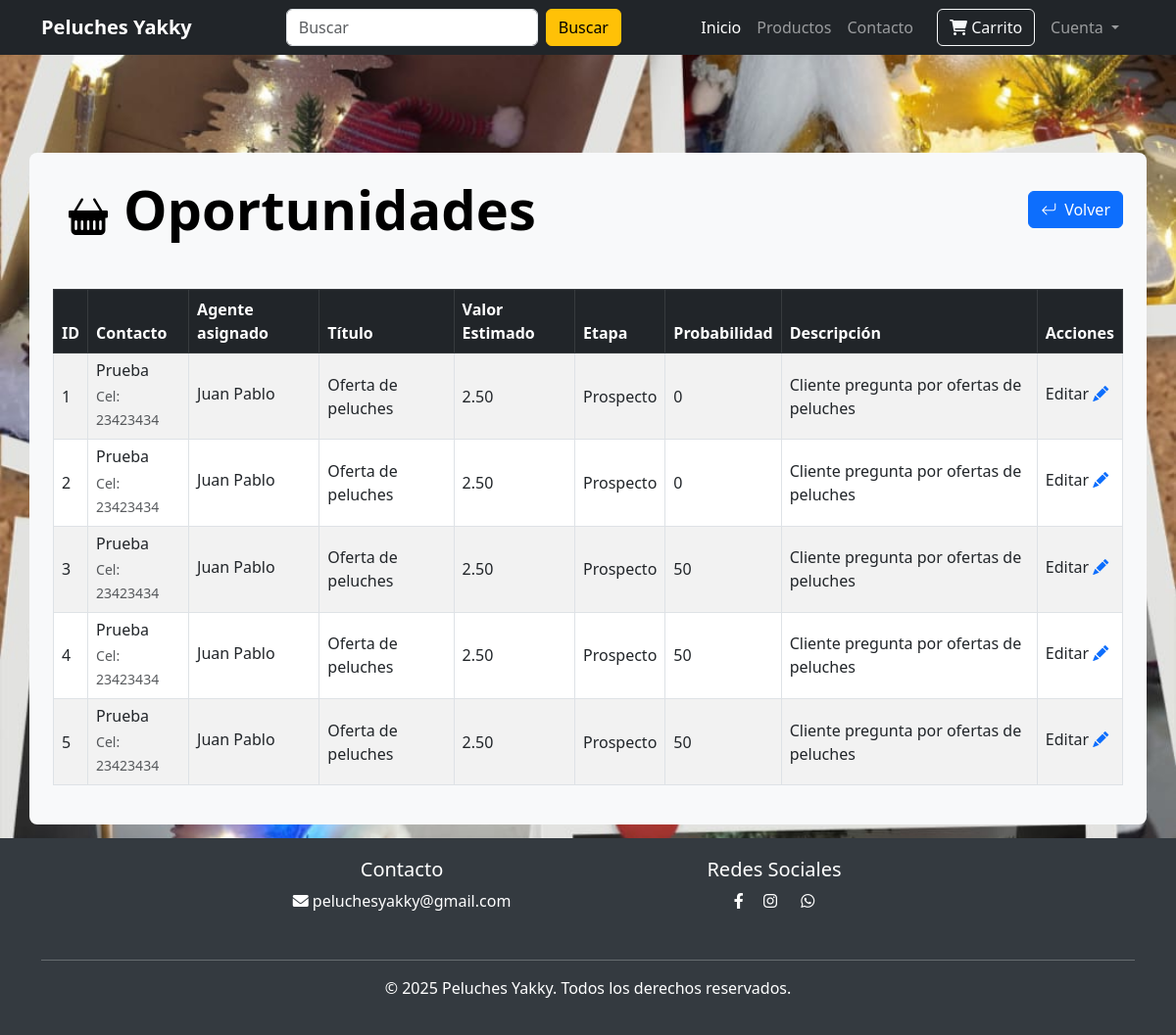
Screenshot of /empleado/tabla-oportunidades (signed in) with the database file from the repository.
### website/mvc_models/oportunidad_model.py (models this page shows, shortened)
class Oportunidad(db.Model):
    __tablename__ = "oportunidades"
    id_oportunidad = db.Column(db.Integer, primary_key=True)
    id_contacto = db.Column(
        db.Integer, db.ForeignKey("contactos.id_contacto"), nullable=False
    )
    id_cliente = db.Column(db.Integer, db.ForeignKey("customer.id"), nullable=True)
    id_agente = db.Column(db.Integer, db.ForeignKey("customer.id"), nullable=False)
    titulo = db.Column(db.String(150), nullable=False)
    valor_estimado = db.Column(db.DECIMAL(10, 2))
    etapa = db.Column(db.String(50), default="nueva")
    probabilidad = db.Column(db.Integer, default=0)
    descripcion = db.Column(db.Text)
    fecha_creacion = db.Column(db.DateTime, default=datetime.utcnow)
    fecha_cierre = db.Column(db.DateTime, nullable=True)

### website/mvc_models/contacto_model.py (models this page shows, shortened)
class Contacto(db.Model):
    __tablename__ = "contactos"
    id_contacto = db.Column(db.Integer, primary_key=True)
    id_agente = db.Column(db.Integer, db.ForeignKey("customer.id"), nullable=False)
    nombre = db.Column(db.String(100), nullable=False)
    email = db.Column(db.String(150), unique=True, nullable=False)
    telefono = db.Column(db.String(20), nullable=False)
    empresa = db.Column(db.String(100), nullable=True)
    canal = db.Column(db.String(50))
    estado = db.Column(db.String(50), default="Nuevo")
    fecha_registro = db.Column(db.DateTime, default=datetime.utcnow)
    fecha_actulizar = db.Column(
        db.DateTime, default=datetime.utcnow, onupdate=datetime.utcnow
    )
    agente = db.relationship("Customer", backref=db.backref("contactos", lazy=True))
    oportunidades = db.relationship("Oportunidad", backref="contacto", lazy=True)
    actividades = db.relationship("Actividad", backref="contacto", lazy=True)
    interacciones = db.relationship("Interaccion", backref="contacto", lazy=True)

### website/models.py (models this page shows, shortened)
class Customer(db.Model, UserMixin):
    id = db.Column(db.Integer, primary_key=True)
    rol_id = db.Column(
        db.Integer, db.ForeignKey("rol.id_rol"), nullable=True, default=3
    )
    email = db.Column(db.String(100), unique=True)
    username = db.Column(db.String(100))
    password_hash = db.Column(db.String(150))
    date_joined = db.Column(db.DateTime(), default=datetime.utcnow)
    cart_items = db.relationship(
        "Cart", backref=db.backref("customer", lazy=True), cascade="all, delete-orphan"
    )
    orders = db.relationship(
        "Order", backref=db.backref("customer", lazy=True), cascade="all, delete-orphan"
    )
    @property
    def password(self):
        raise AttributeError("Password is not a readable Attribute")

### website/mvc_views/employee_view.py (the view)
@login_required
@employee.route("/tabla-oportunidades")
def tabla_oportunidades():
    if current_user.rol_id != 2:
        return render_template("home.html")
    oportunidades = todos_oportunidades_sin_filtro()
    return render_template("tabla_oportunidades.html", oportunidades=oportunidades)

### website/controllers/employee_cotller.py (called while the page is built)
def todos_oportunidades_sin_filtro():
    try:
        oportunidades = Oportunidad.query.order_by(Oportunidad.fecha_creacion).all()
        return oportunidades
    except Exception as e:
        db.session.rollback()
        print(f"Error al crear actividad: {e}")
        raise Exception(f"Error al buscar todos oportunidades: {e}")

### website/templates/tabla_oportunidades.html (shortened to what this page needs)
{% extends 'index.html' %}
{% block body %}
<div class="fondo" style="min-height: 100vh; padding-top: 100px;">
    <div class="container bg-light rounded-3 p-4 ">
        <div class="d-flex justify-content-between align-items-center mb-5">
            <h1 class="text-black mb-0 display-4 fw-bold">
                <i class="bi bi-basket-fill fs-1 text-black m-3"></i>Oportunidades
            </h1>
            <div class="d-flex gap-3"><button onclick="window.location.href='/empleado'" class="btn btn-primary">
                    <i class="bi bi-arrow-return-left me-2  "></i>Volver
                </button>
            </div>
        </div>
        {% if oportunidades | length < 1 %} <h1 class="text-black mb-0 display-4 fw-bold text-center p-5">
            <i class="bi bi-emoji-frown-fill fs-1 text-black m-3"></i> No hay Oportunidades
            </h1>
            {% else %}
            <div class="table-responsive-lg">
                <table class="table table-bordered table-hover table-striped align-middle">
                    <thead class="table-dark">
                        <tr>
                            <th>ID</th>
                            <th>Contacto</th>
                            <th>Agente asignado</th>
                            <th>Título</th>
                            <th>Valor Estimado</th>
                            <th>Etapa</th>
                            <th>Probabilidad</th>
                            <th>Descripción</th>
                            <th>Acciones</th>
                        </tr>
                    </thead>
                    <tbody>
                        {% for item in oportunidades %}
                        <tr>
                            <td>{{ item.id_oportunidad }} </td>
                            <td>
                                <h6 class="mb-1"> {{ item.contacto.nombre }} </h6>
                                <small class="text-muted"> Cel: {{ item.contacto.telefono }} </small>
                            </td>
                            <td>
                                <h6 class="mb-1"> {{ item.contacto.agente.username }} </h6>
                            </td>
                            <td> {{ item.titulo }}</td>
                            <td> {{ item.valor_estimado }}</td>
                            <td> {{ item.etapa }}</td>
                            <td> {{ item.probabilidad }}</td>
                            <td> {{ item.descripcion }}</td>
                            <td>
                                <h6 class="mb-1"> Editar <a href="#" class="edit" title="Editar" data-toggle="tooltip">
                                        <i class="bi bi-pencil-fill"></i>
                                    </a> </h6>
                            </td>
                        </tr>
                        {% endfor %}
                    </tbody>
                </table>
            </div>
    </div>
</div>
{% endif %}
{% endblock %}

### website/templates/index.html (shortened to what this page needs)
<!DOCTYPE html>
<html lang="es">
<head>
    <link href="https://cdn.jsdelivr.net/npm/bootstrap@5.3.0/dist/css/bootstrap.min.css" rel="stylesheet">
    <link rel="stylesheet" href="https://cdn.jsdelivr.net/npm/bootstrap-icons@1.13.1/font/bootstrap-icons.min.css">
    <link rel="stylesheet" href="https://cdnjs.cloudflare.com/ajax/libs/font-awesome/6.0.0/css/all.min.css">
    <link rel="stylesheet" href="{{ url_for('static', filename='css/style.css' ) }}">
</head>
<body>
    <nav class="navbar navbar-expand-lg navbar-dark bg-dark">
        <div class="container">
            <a class="navbar-brand fw-bold me-5" href="/">Peluches Yakky</a>
            <div class="collapse navbar-collapse" id="navbarNav">
                <form class="d-flex ms-5" role="search" action="/buscar" method="post">
                    <input class="form-control me-2" name="buscar" type="search" placeholder="Buscar"
                        aria-label="Buscar">
                    <button class="btn btn-warning" type="submit">Buscar</button>
                </form>
                <ul class="navbar-nav ms-auto">
                    <li class="nav-item"><a class="nav-link active" href="/">Inicio</a></li>
                    <li class="nav-item"><a class="nav-link" href="/productos-todo">Productos</a></li>
                    <li class="nav-item"><a class="nav-link" href="#contacto">Contacto</a></li>
                </ul>
                {% if cart | length < 1 %} <a href="/carrito" class="btn btn-outline-light ms-3">
                    <i class="fas fa-shopping-cart"></i> Carrito
                    </a>
                    {% else %}
                    <a href="/carrito" class="btn btn-outline-light ms-3">
                        <i class="fas fa-shopping-cart"></i> Carrito <i
                            class="bi bi-{{ cart | length }}-circle-fill"></i>
                    </a>
                    {% endif %}
            </div>
            <ul class="navbar-nav me-auto mb-2 mb-lg-0">
                <li class="nav-item dropdown mx-2">
                    <a class="nav-link dropdown-toggle text-grey" href="#" role="button" , id="profileDropdown"
                        data-bs-toggle="dropdown" aria-hidden="false">
                        Cuenta
                    </a>
            </li>
            </ul>
        </div>
    </nav>
    {% block body %}
    {% endblock %}
    <footer class="text-center" id="contacto">
        <div class="container">
            <div class="row">
                <div class="col-md-4 mb-3 offset-md-2">
                    <h5>Contacto</h5>
                    <p><i class="fas fa-envelope"></i> peluchesyakky@gmail.com</p>
                </div>
                <div class="col-md-4 mb-3">
                    <h5>Redes Sociales</h5>
                    <a href="https://www.facebook.com/profile.php?id=100093166902343" class="text-white me-3 ps-3"><i
                            class="fab fa-facebook-f"></i></a>
                    <a href="https://www.instagram.com/peluches_yakky/" class="text-white me-3"><i
                            class="fab fa-instagram"></i></a>
                    <a href="https://wa.me/573135484798?text=¡Hola!%20Quisiera%20más%20información%20sobre%20sus%20peluches."
                        class="text-white me-3 ps-1" style="width: 60px; height: 60px;">
                        <i class="fab fa-whatsapp"></i>
                    </a>
                </div>
            </div>
            <hr>
            <p>&copy; 2025 Peluches Yakky. Todos los derechos reservados.</p>
        </div>
    </footer>
</body>
</html>

### website/static/css/style.css (style rules this page uses)
.fondo { background-image: url(../img/fondo.png); background-position: center; background-repeat: repeat; background-attachment: fixed; background-size: cover; }
footer { background-color: #343a40; color: white; padding: 20px 0; }

### rows the page displays
Oportunidad: id_oportunidad "1", contacto.nombre "Prueba", contacto.telefono "23423434", contacto.agente.username "Juan Pablo", titulo "Oferta de peluches", valor_estimado "2.50", etapa "Prospecto", probabilidad "0", descripcion "Cliente pregunta por ofertas de peluches"
Oportunidad: id_oportunidad "2", contacto.nombre "Prueba", contacto.telefono "23423434", contacto.agente.username "Juan Pablo", titulo "Oferta de peluches", valor_estimado "2.50", etapa "Prospecto", probabilidad "0", descripcion "Cliente pregunta por ofertas de peluches"
Oportunidad: id_oportunidad "3", contacto.nombre "Prueba", contacto.telefono "23423434", contacto.agente.username "Juan Pablo", titulo "Oferta de peluches", valor_estimado "2.50", etapa "Prospecto", probabilidad "50", descripcion "Cliente pregunta por ofertas de peluches"
Oportunidad: id_oportunidad "4", contacto.nombre "Prueba", contacto.telefono "23423434", contacto.agente.username "Juan Pablo", titulo "Oferta de peluches", valor_estimado "2.50", etapa "Prospecto", probabilidad "50", descripcion "Cliente pregunta por ofertas de peluches"
Oportunidad: id_oportunidad "5", contacto.nombre "Prueba", contacto.telefono "23423434", contacto.agente.username "Juan Pablo", titulo "Oferta de peluches", valor_estimado "2.50", etapa "Prospecto", probabilidad "50", descripcion "Cliente pregunta por ofertas de peluches"
